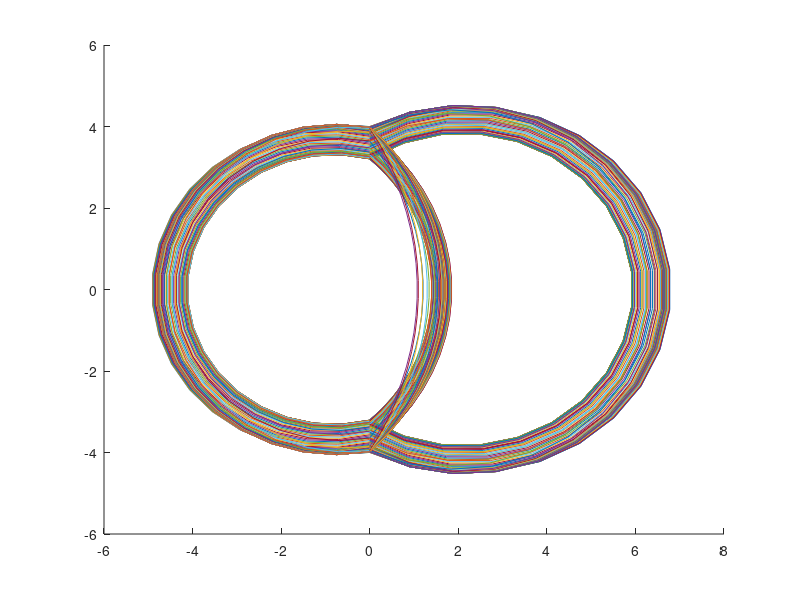

Recreate this plot in MATLAB.
% visualize the time course
clear;
xy = load('TriSegAnim_normal.mat').xy;
% xy = [t, xm_lv, xm_sep,  xm_rv, ym, t_lv, t_sep,  t_rv]; % data structure
% format
slides = [1:10:900];
t = xy(slides , 1);
xm_lv = xy(slides , 2);
xm_sep = xy(slides , 3);
xm_rv = xy(slides , 4);
ym = xy(slides ,5);

% Circle Function For Angles In Degrees
plotArc = @(radius,deg_ang)  [radius*cosd(deg_ang);  radius*sind(deg_ang)]; 

Vw_lv = 8.2;
Vw_sep = 4.1;
Vw_rv = 2.6;

Cm_lv=2*xm_lv./max(xm_lv.^2 + ym.^2, 1e-6);
Cm_sep=2*xm_sep./max(xm_sep.^2 + ym.^2, 1e-6);
Cm_rv=2*xm_rv./max(xm_rv.^2 + ym.^2, 1e-6);

R_lv = 1./Cm_lv;
R_sep = 1./Cm_sep;
R_rv = 1./Cm_rv;

x0_lv = xm_lv - R_lv;
x0_sep = xm_sep - R_sep;
x0_rv = xm_rv - R_rv;

a_lv = atan2(ym, x0_lv);
a_sep = atan2(ym, -x0_sep);
a_rv = atan2(ym, -x0_rv);

a_start_lv = 0*pi/2 - a_lv;
a_stop_lv = 0*pi/2 + a_lv;

a_start_sep = 0*pi/2 -a_sep;
a_stop_sep = 0*pi/2 + a_sep;

a_start_rv = 0*pi/2 -a_rv;
a_stop_rv = 0*pi/2 + a_rv;

plotArc = @(x0, radius,arc)  [radius.*cos(arc) + x0;  radius.*sin(arc)]; 

i = 1;
figure(101);clf; hold on;
for i = 1:length(t)

    arc_lv = linspace(a_start_lv(i), a_stop_lv(i), 20);
    xy_lv = plotArc(x0_lv(i), R_lv(i), arc_lv);
    plot(xy_lv(1, :), xy_lv(2, :))
    
    arc_sep = linspace(a_start_sep(i), a_stop_sep(i), 20);
    xy_sep = plotArc(x0_sep(i), R_sep(i), arc_sep);
    plot(xy_sep(1, :), xy_sep(2, :))
    
    arc_rv = linspace(a_start_rv(i), a_stop_rv(i), 20);
    xy_rv = plotArc(x0_rv(i), R_rv(i), arc_rv);
    plot(xy_rv(1, :), xy_rv(2, :))

end